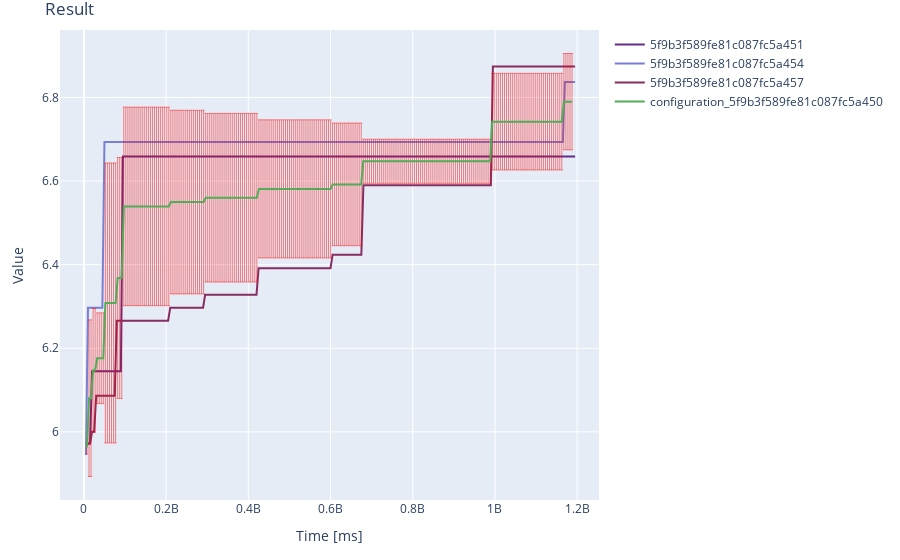

The cell this chart's notebook holds for it:
### Code cell
# Relative Thresholds Computation Series API

criteria = cb.CriteriaMode.ANY
thresholds = cb.Thresholds(upper=1, lower=None) # exceeding by 1% more relatively to average series 
thresholds_type = cb.ThresholdsType.PERCENTS

data_pack = cb_computation_series_api.exceeding_thresholds_relatively(field, configuration0, criteria, thresholds, thresholds_type)
plot_builder(data_pack).plot()

### Figure 1 — Plotly figure (JSON) as saved in the notebook; plotly's stock layout.template omitted (floating-point values rounded to 4 significant figures; data arrays with more than 128 entries replaced by an {"elided": "..."} marker saying what was removed)
{"data": [{"line": {"color": "#652d86"}, "marker": {"symbol": "circle"}, "mode": "lines", "name": "5f9b3f589fe81c087fc5a451", "type": "scatter", "x": {"elided": "239 float values"}, "y": {"elided": "239 float values"}}, {"line": {"color": "#797fd2"}, "marker": {"symbol": "circle"}, "mode": "lines", "name": "5f9b3f589fe81c087fc5a454", "type": "scatter", "x": {"elided": "239 float values"}, "y": {"elided": "239 float values"}}, {"line": {"color": "#862d62"}, "marker": {"symbol": "circle"}, "mode": "lines", "name": "5f9b3f589fe81c087fc5a457", "type": "scatter", "x": {"elided": "239 float values"}, "y": {"elided": "239 float values"}}, {"error_y": {"array": {"elided": "238 float values"}, "color": "red", "thickness": 0.5, "type": "data", "visible": true, "width": 1}, "line": {"color": "#53ac57"}, "marker": {"symbol": "circle"}, "mode": "lines", "name": "configuration_5f9b3f589fe81c087fc5a450", "type": "scatter", "x": {"elided": "238 float values"}, "y": {"elided": "238 float values"}}], "layout": {"margin": {"b": 60, "l": 60, "r": 30, "t": 30}, "showlegend": true, "title": {"text": "Result"}, "xaxis": {"title": {"text": "Time [ms]"}, "visible": true}, "yaxis": {"title": {"text": "Value"}, "visible": true}}}
